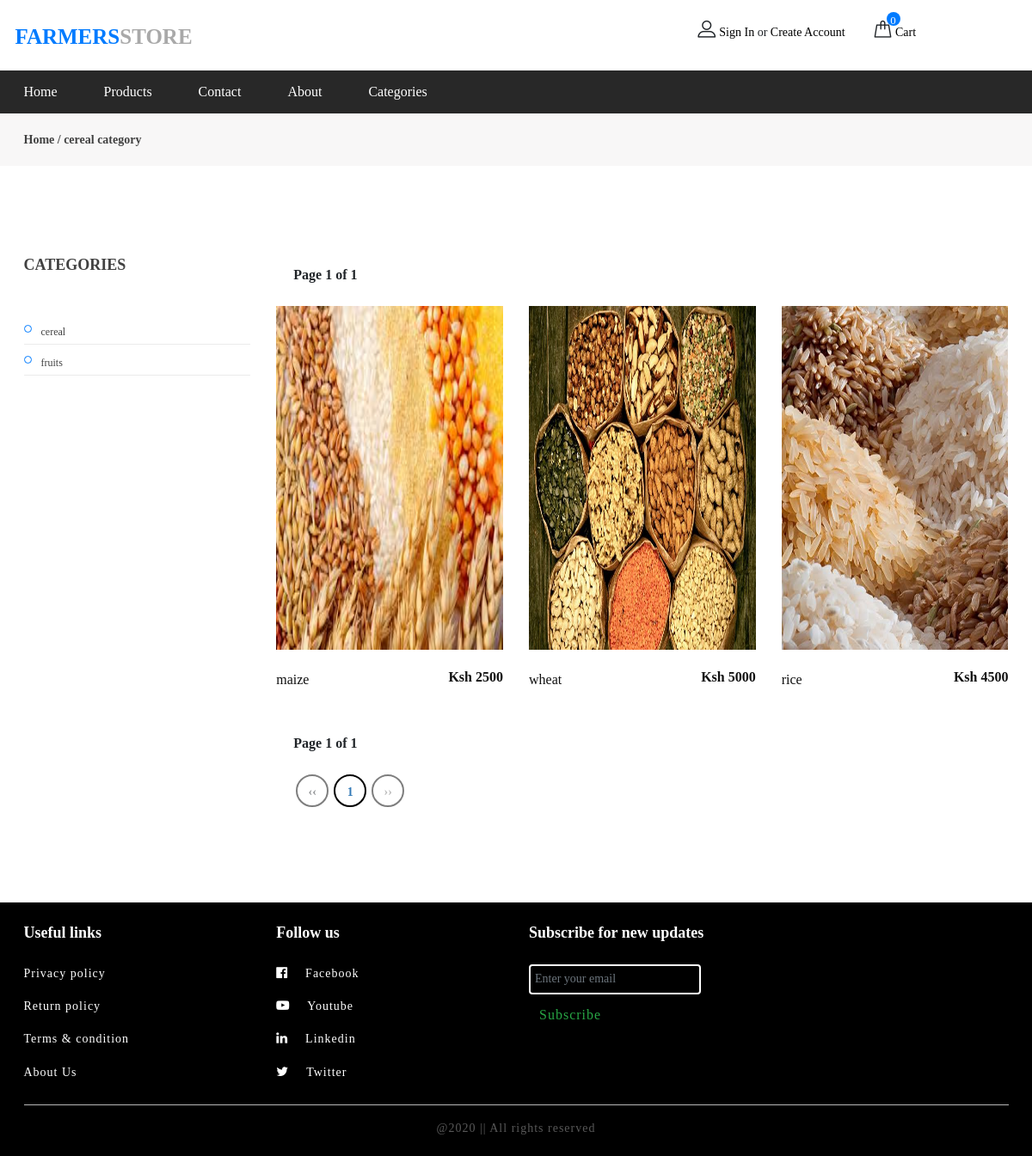
/category.php?id=1, run on the app's committed database.
### tables this page shows
CREATE TABLE `category` (
  `id` int(11) NOT NULL,
  `name` varchar(255) NOT NULL
);

CREATE TABLE `products` (
  `product_id` int(11) NOT NULL,
  `category_id` int(11) NOT NULL,
  `product_name` varchar(255) NOT NULL,
  `price` varchar(255) NOT NULL,
  `photo` varchar(255) NOT NULL,
  `vendor_id` int(11) NOT NULL
);

### category.php (the view, shortened to what this page needs)
<?php
include 'includes/header.php';
include 'includes/navbar.php';
?>
	<div class="page-top-info">
		<div class="container">
			<div class="site-pagination">
                <?php
                $catid = $_GET['id'];
                $que = mysqli_query($con, "SELECT * FROM category WHERE id = $catid  ");
                $result = mysqli_fetch_array($que);
                $catname = $result['name'];
                ?>
				<a href="index.php">Home</a> / <?php echo $catname ?> category
			</div>
		</div>
	</div>
    <section class="category-section spad">
        <div class="container">
            <div class="row">
                <div class="col-lg-3 order-2 order-lg-1">
                    <div class="filter-widget">
                        <h2 class="fw-title">Categories</h2>
                        <?php
                        $query = mysqli_query($con, "SELECT * FROM category") or die(mysqli_error());
                        while($fetch = mysqli_fetch_array($query)){
                            $id = $fetch['id'];
                            $name = $fetch['name'];
                            echo"
                            <ul class=\"category-menu\">
                                <li><a href=\"category.php?id=$id\">$name</a></li>
                            </ul>
                            ";
                            ?>
                            <?php
                        }
                        ?>
                    </div>
                </div>
                <?php
                if (isset($_GET['page_no']) && $_GET['page_no']!=""){
                    $page_no = $_GET['page_no'];
                } else {
                    $page_no = 1;
                }
                $total_records_per_page = 6;
                $offset = ($page_no-1) * $total_records_per_page;
                $previous_page = $page_no - 1;
                $next_page = $page_no + 1;
                $result_count = mysqli_query($con,"SELECT COUNT(*) As total_records FROM `products` WHERE category_id = $catid ");
                $total_records = mysqli_fetch_array($result_count);
                $total_records = $total_records['total_records'];
                $total_no_of_pages = ceil($total_records / $total_records_per_page);
                ?>
                <div class="col-lg-9  order-1 order-lg-2 mb-5 mb-lg-0">
                    <div style='padding: 10px 20px 0px; '>
                        <strong>Page <?php echo $page_no." of ".$total_no_of_pages; ?></strong>
                        <br><br>
                    </div>
                    <div class="row">
                        <?php
                        $sql = mysqli_query($con, "SELECT * FROM products WHERE category_id = $catid LIMIT $offset, $total_records_per_page ");
                        while($row = mysqli_fetch_array($sql)){
                            $proid = $row['product_id'];
                            $proname = $row['product_name'];
                            $photo = $row['photo'];
                            $price = $row['price'];
                            echo "
                            <div class=\"col-lg-4 col-sm-6\">
                                <a href=\"product.php?id=$proid\">
                                    <div class=\"product-item\">
                                        <div class=\"pi-pic\">
                                            <img src=\"images/$photo\" alt=\"\" style='height: 400px; width: 500px;' '>
                                        </div>
                                        <div class=\"pi-text\">
                                            <h6>Ksh $price</h6>
                                            <p>$proname</p>
                                        </div>
                                    </div>
                                </a>
                            </div>
                            ";
                        }
                        ?>
                    </div>
                    <div style='padding: 10px 20px 0px; '>
                        <strong>Page <?php echo $page_no." of ".$total_no_of_pages; ?></strong>
                        <br><br>
                        <ul class="pagination">
                            <a <?php if($page_no > 1){ echo "href='?page_no=$previous_page'"; } ?>>
                                <li <?php if($page_no <= 1){ echo "class='disabled'"; } ?>>&lsaquo;&lsaquo; </li>
                            </a>
                            <?php
                            if ($total_no_of_pages <= 10){
                                for ($counter = 1; $counter <= $total_no_of_pages; $counter++){
                                    if ($counter == $page_no) {
                                        echo "<li class='active'><a>$counter</a></li>";
                                    }else{
                                        echo "<li><a href='?page_no=$counter'>$counter</a></li>";
                                    }
                                }
                            }
                            ?>
                            <li <?php if($page_no >= $total_no_of_pages){ echo "class='disabled'"; } ?>>
                                <a <?php if($page_no < $total_no_of_pages) { echo "href='?page_no=$next_page'"; } ?>> &rsaquo;&rsaquo;</a>
                            </li>
                        </ul>
                    </div>
                </div>
            </div>
        </div>
    </section>
<?php
include 'includes/footer.php';
include 'includes/scripts.php';

### css/style.css (style rules this page uses)
html, body { height: 100%; font-family: 'candara'; -webkit-font-smoothing: antialiased; font-smoothing: antialiased; }
h1, h2, h3, h4, h5, h6 { margin: 0; color: #111111; font-weight: 600; }
h2 { font-size: 36px; }
h6 { font-size: 16px; }
p { font-size: 14px; color: #585858; line-height: 1.6; }
img { max-width: 100%; }
ul, ol { padding: 0; margin: 0; }
.spad { padding-top: 105px; padding-bottom: 105px; }
.product-item .pi-pic { position: relative; display: block; }
.product-item .pi-text { padding-top: 22px; height: 87px; }
.product-item .pi-text h6 { float: right; padding-left: 40px; overflow: hidden; font-weight: 700; color: #111111; }
.product-item .pi-text p { font-size: 16px; color: #111111; margin-bottom: 0; }
.page-top-info { background: #f8f7f7; padding: 20px 0 20px; }
.site-pagination { font-size: 14px; font-weight: 600; color: #414141; }
.site-pagination a { display: inline-block; font-size: 14px; color: #414141; }
.filter-widget { margin-bottom: 100px; }
.filter-widget .fw-title { font-size: 18px; font-weight: 700; color: #414141; text-transform: uppercase; margin-bottom: 45px; }
.category-menu { list-style: none; }
.category-menu li a { display: block; position: relative; font-size: 12px; color: #414141; border-bottom: 1px solid #ebebeb; padding: 12px 0 5px 20px; }
.category-menu li a:after { position: absolute; content: ""; width: 9px; height: 9px; left: 0; top: 13px; border: 1px solid #007bff; border-radius: 50%; }
@media (min-width: 1200px) { .container { max-width: 1175px; } }
.pagination li { width: 38px; border: 2px solid #000000; border-radius: 38px; padding: 0; margin: 0 3px 6px; height: 38px; line-height: 38px; text-align: center; opacity: 0.5; font-weight: 700; font-size: 14px; cursor: pointer; }
.pagination li a { color: black; }
.pagination .active { opacity: 1; }
.pagination>li:last-child>a,.pagination>li:last-child>span { border-top-right-radius:4px;border-bottom-right-radius:4px }
.pagination>.active>a,.pagination>.active>a:focus,.pagination>.active>a:hover,.pagination>.active>span,.pagination>.active>span:focus,.pagination>.active>span:hover { z-index:3;color:#337ab7;cursor:default;border-color:#337ab7; }
.pagination>.disabled>a,.pagination>.disabled>a:focus,.pagination>.disabled>a:hover,.pagination>.disabled>span,.pagination>.disabled>span:focus,.pagination>.disabled>span:hover { color:#777;cursor:not-allowed;background-color:#fff;border-color:#ddd }

### data on the page
category: name "cereal"
category: name "fruits"
products: photo (picture), price "2500", product_name "maize"
products: photo (picture), price "5000", product_name "wheat"
products: photo (picture), price "4500", product_name "rice"

### other printed values
$page_no "1"
$total_no_of_pages "1"
